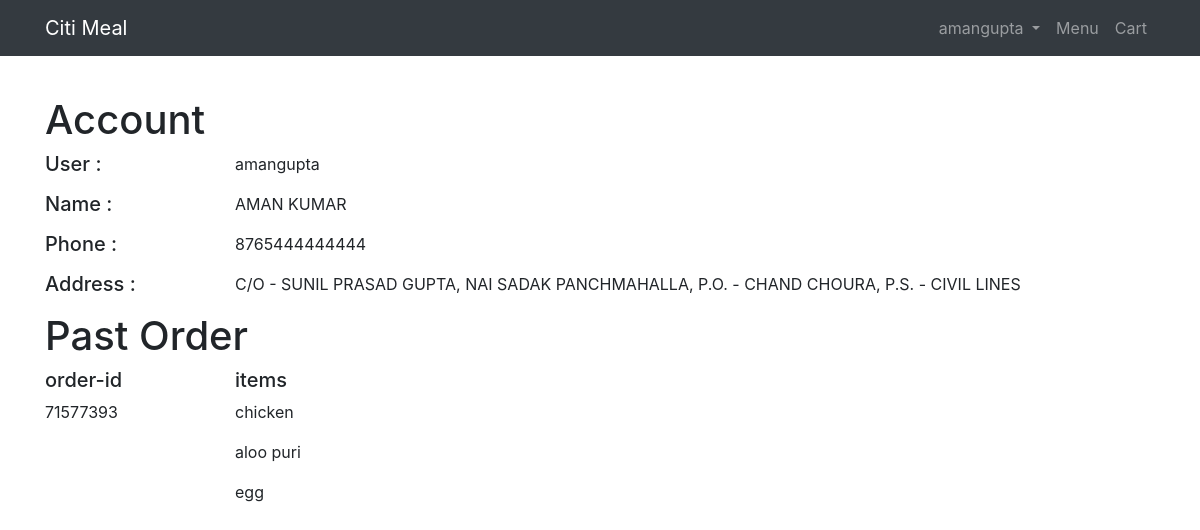
/profile/ (signed in), run on the app's committed database.
### citimeal/models.py (models this page shows, shortened)
class Address(models.Model):
    user    = models.ForeignKey(User)
    name    = models.CharField(max_length=120, null=True, blank=True)
    phone   = models.CharField(max_length=120, null=True, blank=True)
    address = models.TextField(max_length=120, null=True, blank=True)

class Order(models.Model):
    order_id  = models.CharField(max_length=120, null=True, blank=True)
    user      = models.ForeignKey(User)
    items     = models.ManyToManyField(Item)
    timestamp = models.DateTimeField(auto_now_add=True, blank=True)
    def __str__(self):
        return str(self.order_id)

class Item(models.Model):
    item_id    = models.CharField(max_length=120)
    item_name  = models.CharField(max_length=120, null=True, blank=True)
    description = models.CharField(max_length=120)
    image      = models.ImageField(upload_to="items/", null=True, blank=True)
    price      = models.IntegerField(null=True)
    active     = models.BooleanField(default=True)
    timestamp  = models.DateTimeField(auto_now=False, auto_now_add=True)
    def __str__(self):
        return str(self.item_name)

### citimeal/views.py (the view)
# urls.py: url(r'^profile/', profile_page, name='profile'),
def profile_page(request):
    try:
        user = Address.objects.all().get(user=request.user)
        order = Order.objects.all().get(user=request.user)
    except:
        user=None
        order=None
    context = {
        'user' : user,
        'order': order
    }
    return render(request, "profile.html", context)

### templates/profile.html
{% extends "base.html" %}
{% block content %}
<div class="container">
  <h1>Account</h1>
  <div class="row">
    <div class="col-2">
      <h5>User : </h5>
    </div>
    <div class="col">
      <p>{{ request.user }}</p>
    </div>
  </div>
  {% if user is not None %}
  <div class="row">
    <div class="col-2">
      <h5>Name : </h5>
    </div>
    <div class="col">
      <p>{{ user.name }}</p>
    </div>
  </div>
  <div class="row">
    <div class="col-2">
      <h5>Phone : </h5>
    </div>
    <div class="col">
      <p>{{ user.phone }}</p>
    </div>
  </div>
  <div class="row">
    <div class="col-2">
      <h5>Address : </h5>
    </div>
    <div class="col">
      <p>{{ user.address }}</p>
    </div>
  </div>
  {% endif %}
{% if order is not None %}
  <h1>Past Order</h1>
  <div class="row">
    <div class="col-2">
      <h5>order-id</h5>
      <p>{{ order }}</p>
    </div>
    <div class="col">
      <h5>items</h5>
      {% for i in order.items.all %}
        <p>{{ i }}</p>
      {% endfor %}
    </div>
  </div>
{% endif %}
</div>
{% endblock %}

### templates/base.html (shortened to what this page needs)
<!doctype html>
<html lang="en">
  <head>
    <link rel="stylesheet" href="https://maxcdn.bootstrapcdn.com/bootstrap/4.0.0/css/bootstrap.min.css">
  </head>
  <body>
    <nav class="navbar navbar-expand-lg navbar-dark bg-dark fixed-top">
      <div class="container">
        <a class="navbar-brand" href="/">Citi Meal</a>
        <div class="collapse navbar-collapse" id="navbarResponsive">
          <ul class="navbar-nav ml-auto">
            {% if request.user.is_authenticated %}
            <li class="nav-item dropdown">
              <a class="nav-link dropdown-toggle" href="/" id="navbarDropdown" role="button" data-toggle="dropdown" aria-haspopup="true" aria-expanded="false">
                {{ request.user }}
              </a>
            </li>
            {% endif %}
            <li class="nav-item">
              <a class="nav-link" href="/item/">Menu</a>
            </li>
            <li class="nav-item">
              <a class="nav-link" href="/cart/">Cart</a>
            </li>
          </ul>
        </div>
      </div>
    </nav>
    <div class="col py-5">
    </div>
    {% block content %}{% endblock %}
  </body>
</html>

### data on the page
Address: name "AMAN KUMAR", phone "8765444444444", address "C/O - SUNIL PRASAD GUPTA, NAI SADAK PANCHMAHALLA, P.O. - CHAND CHOURA, P.S. - CIVIL LINES"
Order: order "71577393"
Item: item_name "chicken"
Item: item_name "aloo puri"
Item: item_name "egg"

### other printed values
{{ request.user }} "amangupta"
